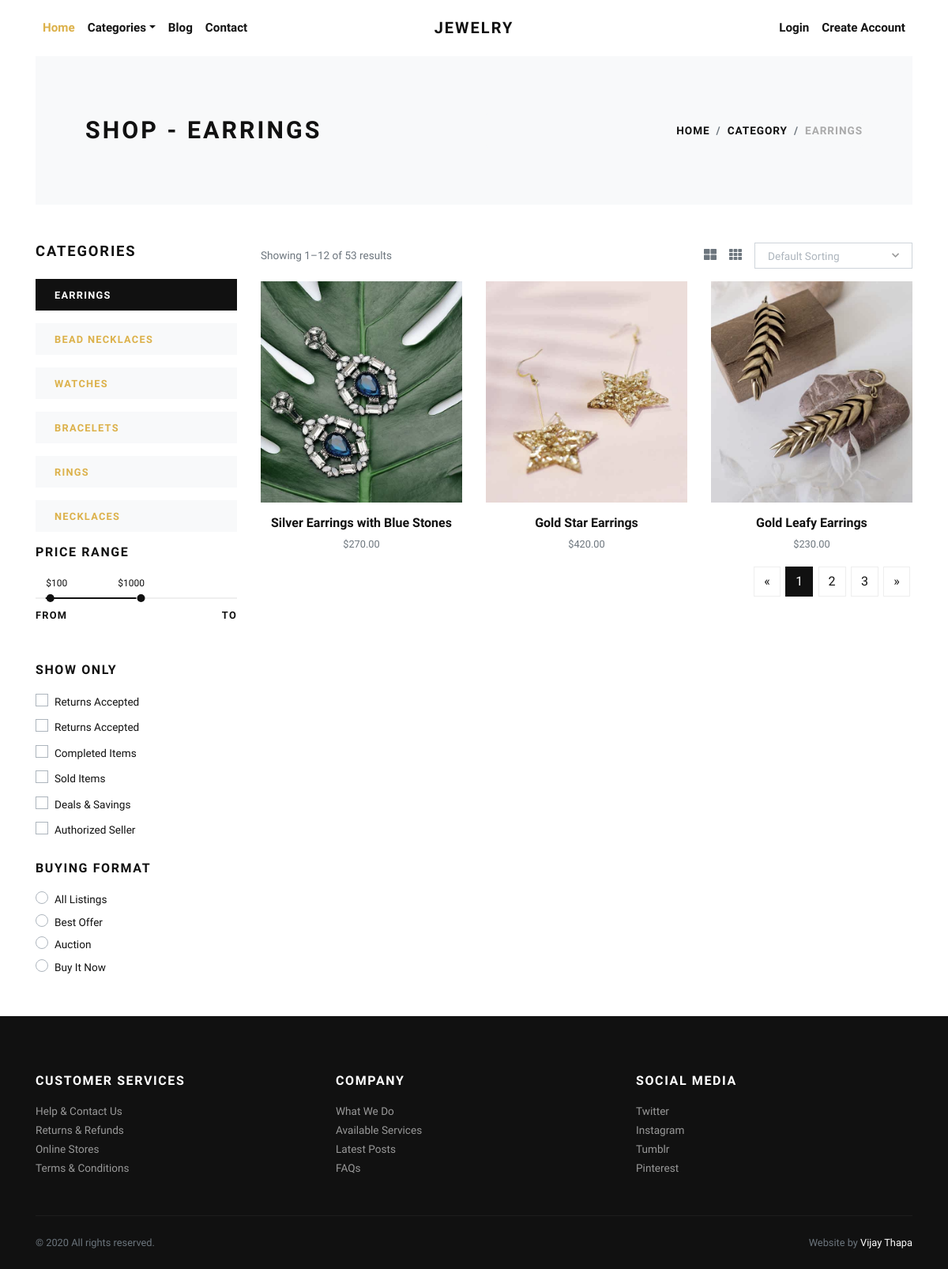
The page /earrings/ on the database as committed earlier.
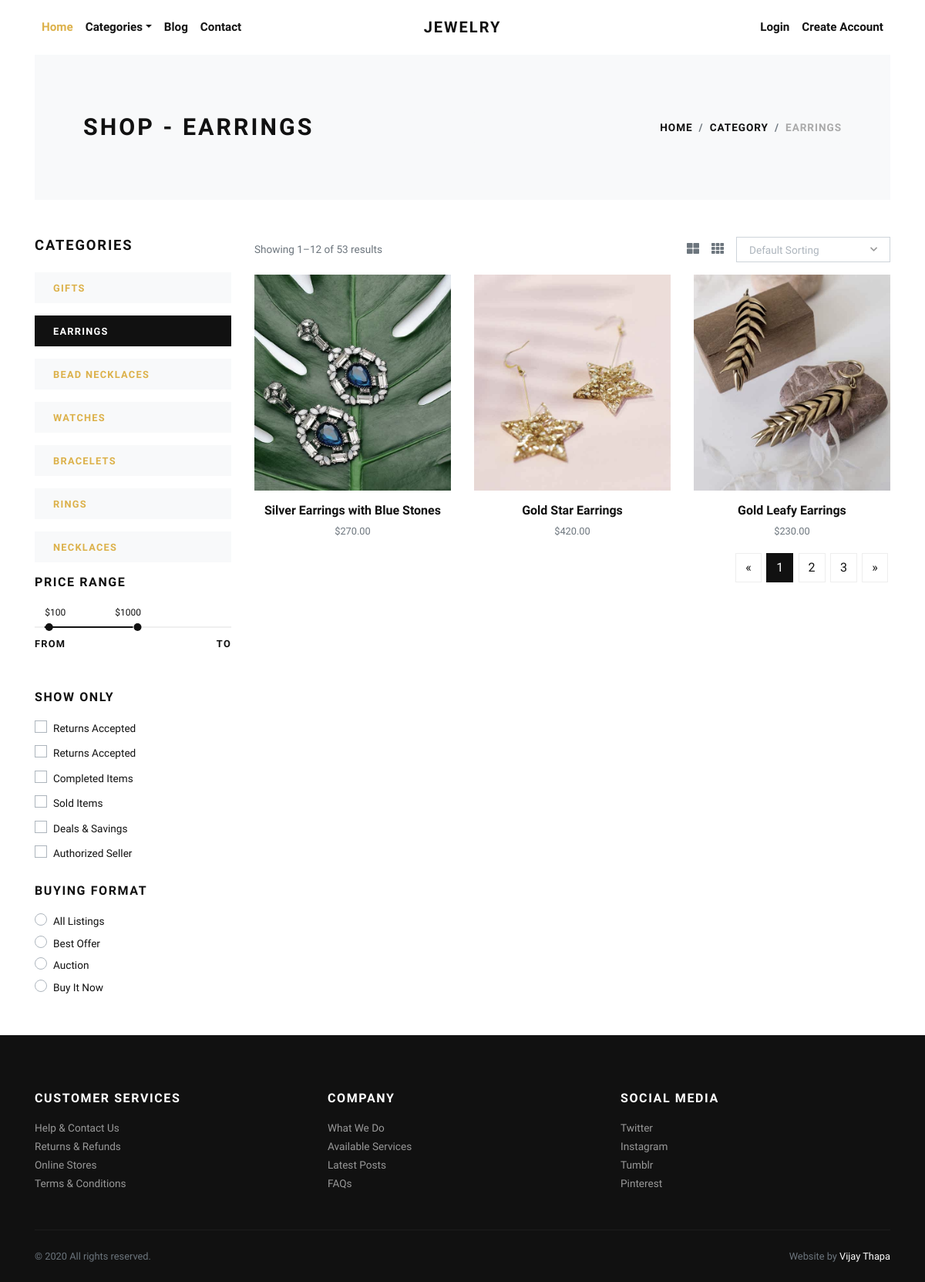
The same page on the database as committed later.
### store/models.py (models this page shows, shortened)
class Category(models.Model):
    title = models.CharField(max_length=50, verbose_name="Category Title")
    slug = models.SlugField(max_length=55, verbose_name="Category Slug")
    description = models.TextField(blank=True, verbose_name="Category Description")
    category_image = models.ImageField(upload_to='category', blank=True, null=True, verbose_name="Category Image")
    is_active = models.BooleanField(verbose_name="Is Active?")
    is_featured = models.BooleanField(verbose_name="Is Featured?")
    created_at = models.DateTimeField(auto_now_add=True, verbose_name="Created Date")
    updated_at = models.DateTimeField(auto_now=True, verbose_name="Updated Date")
    class Meta:
        verbose_name_plural = 'Categories'
        ordering = ('-created_at', )

class Product(models.Model):
    title = models.CharField(max_length=150, verbose_name="Product Title")
    slug = models.SlugField(max_length=160, verbose_name="Product Slug")
    sku = models.CharField(max_length=255, unique=True, verbose_name="Unique Product ID (SKU)")
    short_description = models.TextField(verbose_name="Short Description")
    detail_description = models.TextField(blank=True, null=True, verbose_name="Detail Description")
    product_image = models.ImageField(upload_to='product', blank=True, null=True, verbose_name="Product Image")
    price = models.DecimalField(max_digits=8, decimal_places=2)
    category = models.ForeignKey(Category, verbose_name="Product Categoy", on_delete=models.CASCADE)
    is_active = models.BooleanField(verbose_name="Is Active?")
    is_featured = models.BooleanField(verbose_name="Is Featured?")
    created_at = models.DateTimeField(auto_now_add=True, verbose_name="Created Date")
    updated_at = models.DateTimeField(auto_now=True, verbose_name="Updated Date")
    class Meta:
        verbose_name_plural = 'Products'
        ordering = ('-created_at', )

### store/views.py (the view)
# urls.py: path('<slug:slug>/', views.category_products, name="category-products"),
def category_products(request, slug):
    category = get_object_or_404(Category, slug=slug)
    products = Product.objects.filter(is_active=True, category=category)
    categories = Category.objects.filter(is_active=True)
    context = {
        'category': category,
        'products': products,
        'categories': categories,
    }
    return render(request, 'store/category_products.html', context)

### store/context_preprocessors.py (called while the page is built)
def store_menu(request):
    categories = Category.objects.filter(is_active=True)
    context = {
        'categories_menu': categories,
    }
    return context

def cart_menu(request):
    if request.user.is_authenticated:
        cart_items= Cart.objects.filter(user=request.user)
        context = {
            'cart_items': cart_items,
        }
    else:
        context = {}
    return context

### templates/store/category_products.html (shortened to what the changed rows need)
{% extends 'base.html' %}
{% load static %}
    {% block content %}
      <div class="container">
        <section class="py-5 bg-light">
          <div class="container">
            <div class="row px-4 px-lg-5 py-lg-4 align-items-center">
              <div class="col-lg-6">
                <h1 class="h2 text-uppercase mb-0">Shop - {{category.title}}</h1>
              </div>
              <div class="col-lg-6 text-lg-right">
                <nav aria-label="breadcrumb">
                  <ol class="breadcrumb justify-content-lg-end mb-0 px-0">
                    <li class="breadcrumb-item"><a href="{% url 'store:home' %}">Home</a></li>
                    <li class="breadcrumb-item"><a href="{% url 'store:all-categories' %}">Category</a></li>
                    <li class="breadcrumb-item active" aria-current="page">{{category.title}}</li>
                  </ol>
                </nav>
              </div>
            </div>
          </div>
        </section>
        <section class="py-5">
          <div class="container p-0">
            <div class="row">
              <div class="col-lg-3 order-2 order-lg-1">
                {% if categories %}
                  {% for cat in categories %}
                    <a href="{% url 'store:category-products' cat.slug %}">
                      <div class="py-2 px-4 {% if category == cat %}bg-dark text-white {% else %}bg-light{% endif %} mb-3">
                        <strong class="small text-uppercase font-weight-bold">{{cat.title}}</strong>
                      </div>
                    </a>
                  {% endfor %}
                {% endif %}
              </div>
              <div class="col-lg-9 order-1 order-lg-2 mb-5 mb-lg-0">
                <div class="row">
                  {% if products %}
                    {% for product in products %}
                      <div class="col-lg-4 col-sm-6">
                        <div class="product text-center">
                          <div class="mb-3 position-relative">
                            <a class="d-block" href="{% url 'store:product-detail' product.slug %}">
                              {% if product.product_image %}
                                <img class="img-fluid w-100" src="{{product.product_image.url}}" alt="{{product.title}}">
                              {% else %}
                                <img class="img-fluid w-100" src="{% static 'img/product-1.jpg' %}" alt="{{product.title}}">
                              {% endif %}
                            </a>
                          </div>
                          <h6> <a class="reset-anchor" href="{% url 'store:product-detail' product.slug %}">{{product.title}}</a></h6>
                          <p class="small text-muted">${{product.price}}</p>
                        </div>
                      </div>
                    {% endfor %}
                  {% endif %}
                </div>
              </div>
            </div>
          </div>
        </section>
      </div>
      {% endblock content %}

Rows that differ between the two databases and show on the page:
added Category: title "GIFTS"
